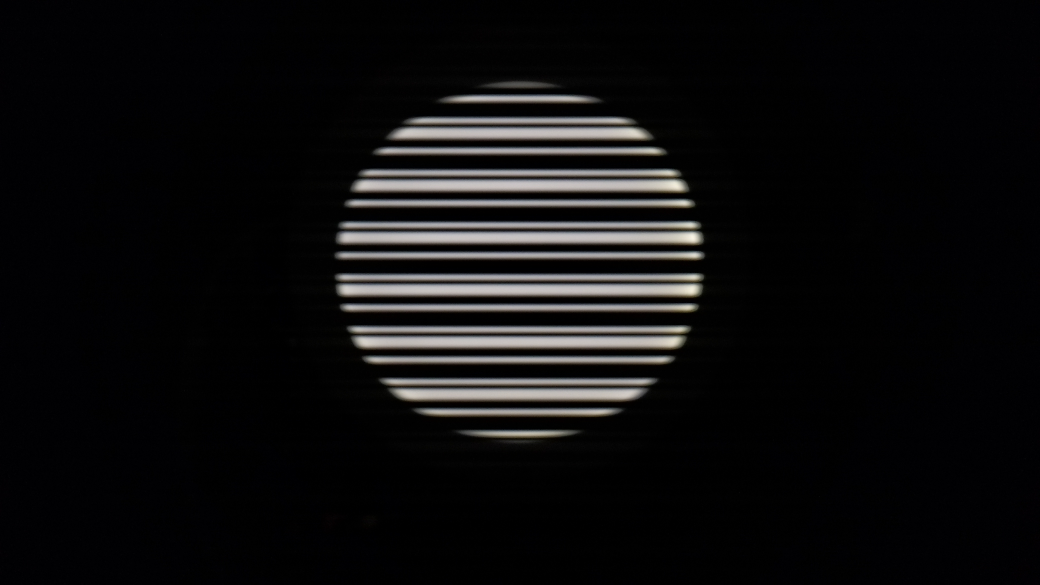
//> input picture Opencv_imagpros/40-60_images/3.jpg, 4160 x 2340 px, given in place of 0_1_small.jpg, which was not available (shown at 1/4 size)
$ ./circles   (built with g++ and OpenCV 4)
//> lines starting //> are read from the running program, lines starting //| are printed output that depends on the picture; after the words box and inside, x2 and y2 are one past the last pixel; in counts of white or black regions, pixels touching at a corner belong together; pictures that were not available may be replaced by others from this repository, and a replacement may not be noted
#include "opencv2/opencv.hpp"
#include "opencv2/imgproc.hpp"
#include "opencv2/highgui.hpp"

namespace patch
{
    template < typename T > std::string to_string( const T& n )
    {
        std::ostringstream stm ;
        stm << n ;
        return stm.str() ;
    }
}

using namespace cv;
using namespace std;

void detector(Mat input, vector< vector<int> > &returnMatrix)
{
	Mat blurred_image;
	Mat otsu;
	vector<vector<Point> > contours;
	Scalar red(255,0,0);
	size_t count=0;
	unsigned long totalArea=0;
	Point2f center;
	int rMax=0;
	float r;

	blur(input, blurred_image, Size(100, 100));
	threshold(blurred_image, otsu, 0, 255,  CV_THRESH_OTSU);
	findContours(otsu, contours, CV_RETR_EXTERNAL, CV_CHAIN_APPROX_SIMPLE);


	count = contours.size();
	vector<Moments> mu(count);
	vector<Point2f> mc(count);

	for( size_t i=0; i < count; i++)
	{
		minEnclosingCircle( contours[i], center, r);
		if(r > rMax)
			rMax=r;
		mu[i] = moments( contours[i], false );
		if(mu[i].m00 == 0)
			continue;
		mc[i] = Point2f( mu[i].m10/mu[i].m00 , mu[i].m01/mu[i].m00 );
		totalArea+=mu[i].m00;
	}


	center.x=0; center.y=0;
	for(size_t i=0; i < count; ++i)
	{
		float per = mu[i].m00 / totalArea;
		center.x += mc[i].x * per;
		center.y += mc[i].y * per;
	}

	if(count!=0)
	{
		// circle(input, center, rMax,red, 1);
		returnMatrix.resize(1);
		returnMatrix[0].resize(3);
		returnMatrix[0][0] = center.x;
		returnMatrix[0][1] = center.y;
		returnMatrix[0][2] = rMax;
	}
}

void saveCircle(Mat input, vector< vector<int> > returnMatrix, String Image_path)
{
	Image_path.erase(Image_path.find('.'));
	Image_path += "_circle.jpg";
	Rect roi;
	roi.x = returnMatrix[0][0] - returnMatrix[0][2];
	roi.y = returnMatrix[0][1] - returnMatrix[0][2];
	roi.width = 2*returnMatrix[0][2];
	roi.height = 2*returnMatrix[0][2];

	// Scalar red(255,0,0);
	// rectangle(input, roi, red, 1);
	Mat crop = input(roi);
	imwrite(Image_path, crop);
	// return crop;
}

int main( int argc, char** argv )
{
// [16 lines of commented-out code are left out]

	String Image_path;
	for(int i=0;i<=7;++i)
	{
		for(int j=1;j<=55;++j)
		{
			Image_path = "data_images/";
			Image_path += patch::to_string(i);
			Image_path += "/";
			Image_path += patch::to_string(i);
			Image_path += "_";
			Image_path += patch::to_string(j);
			Image_path += "_small.jpg";
			cout<<"Image :: "<<Image_path<<endl;

			Mat image = imread( Image_path, IMREAD_GRAYSCALE);
//> image: 2340 rows x 4160 cols, CV_8UC1; min 0, max 244, mean 14.3
			if ( !image.data )
			{
				cout<<"No image data\n";
				continue;
			}
			vector< vector<int> > Matrix;
			detector(image, Matrix);
//> in detector, `blur(input, blurred_image, Size(100, 100));`:
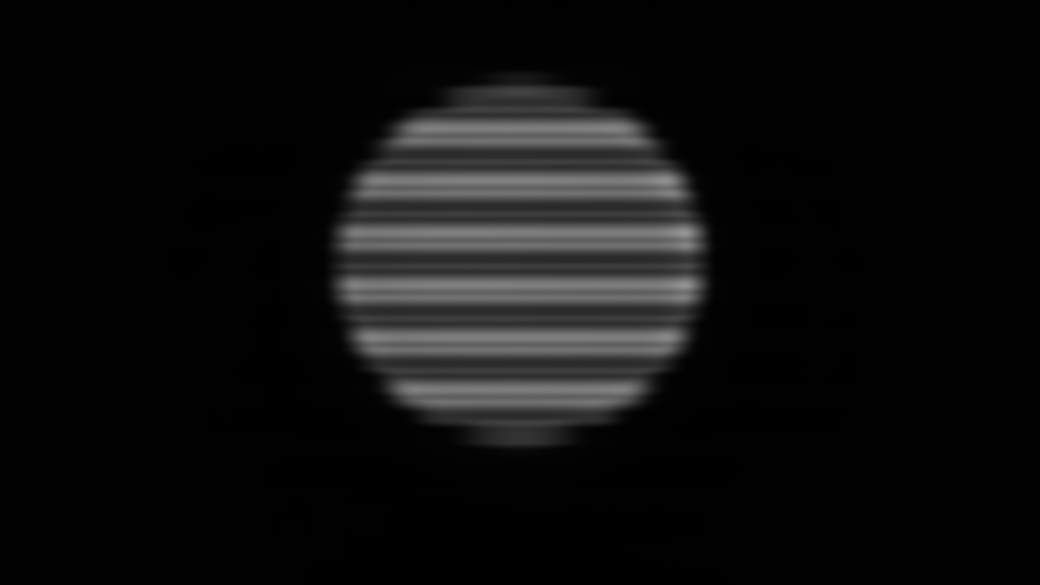
//> blurred_image: 2340 rows x 4160 cols, CV_8UC1 (shown at 1/4 size); min 0, max 150, mean 14.4
//> in detector, `threshold(blurred_image, otsu, 0, 255,  CV_THRESH_OTSU);`:
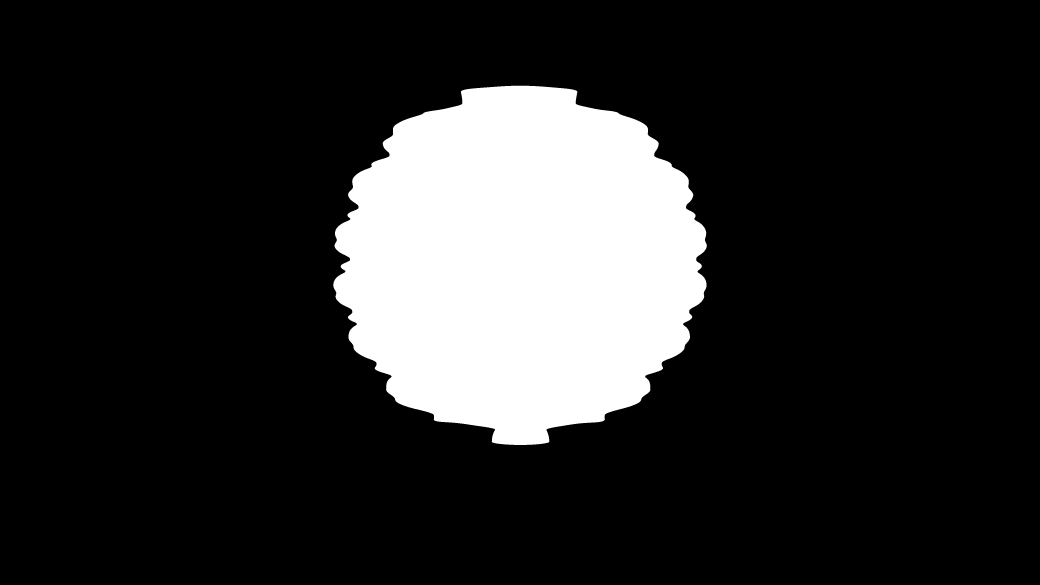
//> otsu: 2340 rows x 4160 cols, CV_8UC1 (shown at 1/4 size); 16.6% white; 1 white region
//> in detector, `findContours(otsu, contours, CV_RETR_EXTERNAL, CV_CHAIN_APPROX_SIMPLE);`: contours = 1 contour; box (x1, y1, x2, y2) and area: (1333, 343, 2827, 1780) 1612744
//> in detector, `count = contours.size();`: count = 1
//> in detector, `vector<Moments> mu(count);`: mu = 1 item
//> in detector, `vector<Point2f> mc(count);`: mc = 1 Point (x, y): [0, 0]
//> the loop in detector, `for( size_t i=0; i < count; i++)` made 1 pass
//> (center, r, rMax, totalArea) on pass 1: (Point(2079.3, 1041.4), 753.2, 753, 1612744)
//> after the loop in detector, `for( size_t i=0; i < count; i++)`: r = 753.2; rMax = 753; totalArea = 1612744
//> in detector, `center.x = 0`: center = Point(0, 1041.4)
//> in detector, `center.y = 0`: center = Point(0, 0)
//> the loop in detector, `for(size_t i=0; i < count; ++i)` made 1 pass
//> per on pass 1: 1
//> in detector, `returnMatrix.resize(1);`: returnMatrix = 1 item
//> Matrix = 1 item
			saveCircle(image, Matrix, Image_path);
//> in saveCircle, `roi.x = returnMatrix[0][0] - returnMatrix[0][2];`: roi = Rect(1327, 0, 0, 0)
//> in saveCircle, `roi.y = returnMatrix[0][1] - returnMatrix[0][2];`: roi = Rect(1327, 295, 0, 0)
//> in saveCircle, `roi.width = 2*returnMatrix[0][2];`: roi = Rect(1327, 295, 1506, 0)
//> in saveCircle, `roi.height = 2*returnMatrix[0][2];`: roi = Rect(1327, 295, 1506, 1506)
//> in saveCircle, `Mat crop = input(roi);`:
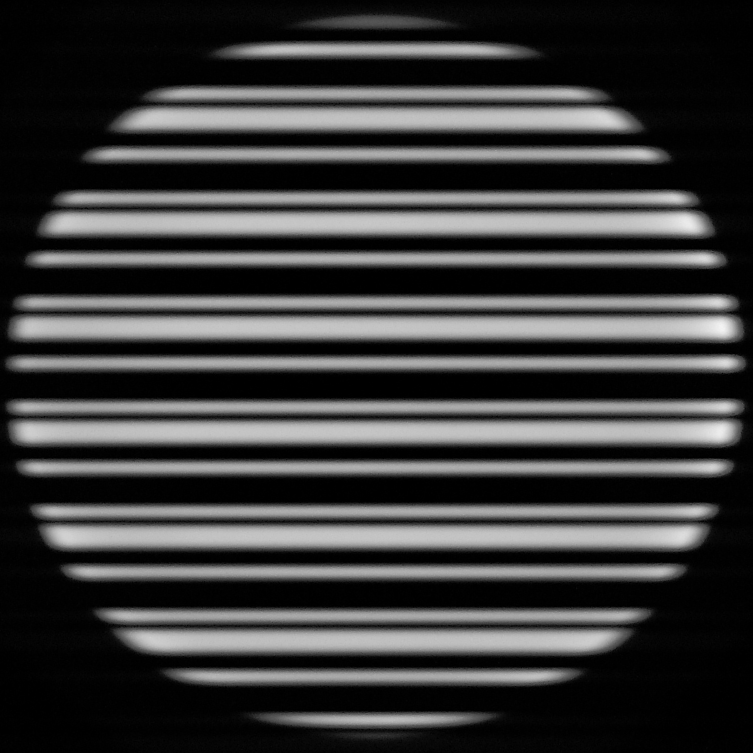
//> crop: 1506 rows x 1506 cols, CV_8UC1 (shown at 1/2 size); min 0, max 244, mean 58.9
		}
	}
	return 0;
}
